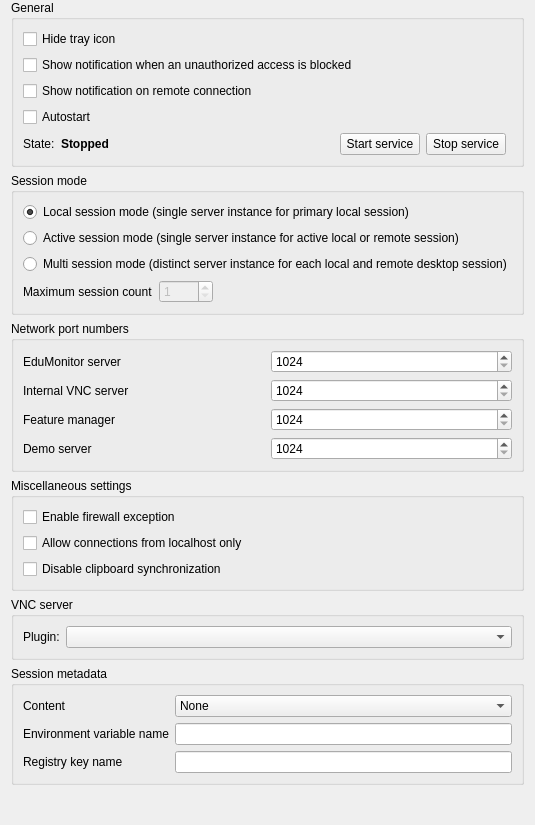
<?xml version="1.0" encoding="UTF-8"?>
<ui version="4.0">
 <class>ServiceConfigurationPage</class>
 <widget class="QWidget" name="ServiceConfigurationPage">
  <property name="windowTitle">
   <string notr="true">Form</string>
  </property>
  <layout class="QVBoxLayout" name="verticalLayout">
   <property name="topMargin">
    <number>0</number>
   </property>
   <property name="bottomMargin">
    <number>0</number>
   </property>
   <item>
    <widget class="QGroupBox" name="groupBox_3">
     <property name="title">
      <string>General</string>
     </property>
     <layout class="QGridLayout" name="gridLayout_12">
      <item row="1" column="0" colspan="2">
       <widget class="QCheckBox" name="failedAuthenticationNotificationsEnabled">
        <property name="text">
         <string>Show notification when an unauthorized access is blocked</string>
        </property>
       </widget>
      </item>
      <item row="2" column="0" colspan="2">
       <widget class="QCheckBox" name="remoteConnectionNotificationsEnabled">
        <property name="text">
         <string>Show notification on remote connection</string>
        </property>
       </widget>
      </item>
      <item row="0" column="0" colspan="2">
       <widget class="QCheckBox" name="isTrayIconHidden">
        <property name="text">
         <string>Hide tray icon</string>
        </property>
       </widget>
      </item>
      <item row="5" column="0">
       <widget class="QCheckBox" name="autostartService">
        <property name="text">
         <string>Autostart</string>
        </property>
       </widget>
      </item>
      <item row="6" column="0">
       <layout class="QHBoxLayout" name="horizontalLayout_3">
        <item>
         <widget class="QLabel" name="label_16">
          <property name="text">
           <string>State:</string>
          </property>
         </widget>
        </item>
        <item>
         <widget class="QLabel" name="serviceState">
          <property name="font">
           <font>
            <bold>true</bold>
           </font>
          </property>
          <property name="text">
           <string>Stopped</string>
          </property>
         </widget>
        </item>
        <item>
         <spacer name="horizontalSpacer_9">
          <property name="orientation">
           <enum>Qt::Orientation::Horizontal</enum>
          </property>
          <property name="sizeHint" stdset="0">
           <size>
            <width>40</width>
            <height>20</height>
           </size>
          </property>
         </spacer>
        </item>
        <item>
         <widget class="QPushButton" name="startService">
          <property name="text">
           <string>Start service</string>
          </property>
          <property name="icon">
            <iconset resource="../resources/configurator.qrc">
            <normaloff>:/configurator/style/icons/play.svg</normaloff>:/configurator/style/icons/play.svg</iconset>
          </property>
         </widget>
        </item>
        <item>
         <widget class="QPushButton" name="stopService">
          <property name="text">
           <string>Stop service</string>
          </property>
          <property name="icon">
            <iconset resource="../resources/configurator.qrc">
            <normaloff>:/configurator/style/icons/stop.svg</normaloff>:/configurator/style/icons/stop.svg</iconset>
          </property>
         </widget>
        </item>
       </layout>
      </item>
     </layout>
    </widget>
   </item>
   <item>
    <widget class="QGroupBox" name="groupBox">
     <property name="title">
      <string>Session mode</string>
     </property>
     <layout class="QVBoxLayout" name="verticalLayout_2">
      <item>
       <widget class="QRadioButton" name="localSessionModeEnabled">
        <property name="text">
         <string>Local session mode (single server instance for primary local session)</string>
        </property>
        <property name="checked">
         <bool>true</bool>
        </property>
        <attribute name="buttonGroup">
         <string notr="true">sessionModeButtonGroup</string>
        </attribute>
       </widget>
      </item>
      <item>
       <widget class="QRadioButton" name="activeSessionModeEnabled">
        <property name="toolTip">
         <string>Enable if a single EduMonitor Server instance should be launched for the currently active session, no matter if local or remote.</string>
        </property>
        <property name="text">
         <string>Active session mode (single server instance for active local or remote session)</string>
        </property>
        <attribute name="buttonGroup">
         <string notr="true">sessionModeButtonGroup</string>
        </attribute>
       </widget>
      </item>
      <item>
       <widget class="QRadioButton" name="multiSessionModeEnabled">
        <property name="toolTip">
         <string>Enabling this option will make the service launch a server process for every interactive session on a computer.
Typically this is required to support terminal servers.</string>
        </property>
        <property name="text">
         <string>Multi session mode (distinct server instance for each local and remote desktop session)</string>
        </property>
        <attribute name="buttonGroup">
         <string notr="true">sessionModeButtonGroup</string>
        </attribute>
       </widget>
      </item>
      <item>
       <layout class="QHBoxLayout" name="horizontalLayout_2">
        <item>
         <widget class="QLabel" name="label_2">
          <property name="text">
           <string>Maximum session count</string>
          </property>
         </widget>
        </item>
        <item>
         <widget class="QSpinBox" name="maximumSessionCount">
          <property name="enabled">
           <bool>false</bool>
          </property>
          <property name="minimum">
           <number>1</number>
          </property>
          <property name="maximum">
           <number>1000</number>
          </property>
         </widget>
        </item>
        <item>
         <spacer name="horizontalSpacer">
          <property name="orientation">
           <enum>Qt::Orientation::Horizontal</enum>
          </property>
          <property name="sizeHint" stdset="0">
           <size>
            <width>40</width>
            <height>20</height>
           </size>
          </property>
         </spacer>
        </item>
       </layout>
      </item>
     </layout>
    </widget>
   </item>
   <item>
    <widget class="QGroupBox" name="networkPortNumbersGroupBox">
     <property name="title">
      <string>Network port numbers</string>
     </property>
     <layout class="QGridLayout" name="gridLayout_11">
      <item row="3" column="0">
       <widget class="QLabel" name="label_13">
        <property name="text">
         <string>Demo server</string>
        </property>
       </widget>
      </item>
      <item row="1" column="0">
       <widget class="QLabel" name="label_15">
        <property name="text">
         <string>Internal VNC server</string>
        </property>
       </widget>
      </item>
      <item row="0" column="0">
       <widget class="QLabel" name="label_12">
        <property name="text">
         <string>EduMonitor server</string>
        </property>
       </widget>
      </item>
      <item row="3" column="1">
       <widget class="QSpinBox" name="demoServerPort">
        <property name="minimum">
         <number>1024</number>
        </property>
        <property name="maximum">
         <number>65535</number>
        </property>
       </widget>
      </item>
      <item row="0" column="1">
       <widget class="QSpinBox" name="veyonServerPort">
        <property name="minimum">
         <number>1024</number>
        </property>
        <property name="maximum">
         <number>65535</number>
        </property>
       </widget>
      </item>
      <item row="1" column="1">
       <widget class="QSpinBox" name="vncServerPort">
        <property name="minimum">
         <number>1024</number>
        </property>
        <property name="maximum">
         <number>65535</number>
        </property>
       </widget>
      </item>
      <item row="2" column="1">
       <widget class="QSpinBox" name="featureWorkerManagerPort">
        <property name="minimum">
         <number>1024</number>
        </property>
        <property name="maximum">
         <number>65535</number>
        </property>
       </widget>
      </item>
      <item row="2" column="0">
       <widget class="QLabel" name="label_14">
        <property name="text">
         <string>Feature manager</string>
        </property>
       </widget>
      </item>
     </layout>
    </widget>
   </item>
   <item>
    <widget class="QGroupBox" name="miscSettingsGroupBox">
     <property name="title">
      <string>Miscellaneous settings</string>
     </property>
     <layout class="QVBoxLayout" name="verticalLayout_3">
      <item>
       <widget class="QCheckBox" name="isFirewallExceptionEnabled">
        <property name="text">
         <string>Enable firewall exception</string>
        </property>
       </widget>
      </item>
      <item>
       <widget class="QCheckBox" name="localConnectOnly">
        <property name="text">
         <string>Allow connections from localhost only</string>
        </property>
       </widget>
      </item>
      <item>
       <widget class="QCheckBox" name="clipboardSynchronizationDisabled">
        <property name="text">
         <string>Disable clipboard synchronization</string>
        </property>
       </widget>
      </item>
     </layout>
    </widget>
   </item>
   <item>
    <widget class="QGroupBox" name="vncServerGroupBox">
     <property name="title">
      <string>VNC server</string>
     </property>
     <layout class="QVBoxLayout" name="vncServerGroupBoxLayout">
      <item>
       <layout class="QHBoxLayout" name="horizontalLayout">
        <item>
         <widget class="QLabel" name="label">
          <property name="text">
           <string>Plugin:</string>
          </property>
         </widget>
        </item>
        <item>
         <widget class="QComboBox" name="vncServerPlugin">
          <property name="sizePolicy">
           <sizepolicy hsizetype="MinimumExpanding" vsizetype="Fixed">
            <horstretch>0</horstretch>
            <verstretch>0</verstretch>
           </sizepolicy>
          </property>
         </widget>
        </item>
       </layout>
      </item>
     </layout>
    </widget>
   </item>
   <item>
    <widget class="QGroupBox" name="sessionMetaDataGroupBox">
     <property name="title">
      <string>Session metadata</string>
     </property>
     <layout class="QFormLayout" name="formLayout">
      <item row="0" column="0">
       <widget class="QLabel" name="sessionMetaDataContentLabel">
        <property name="text">
         <string>Content</string>
        </property>
       </widget>
      </item>
      <item row="0" column="1">
       <widget class="QComboBox" name="sessionMetaDataContent">
        <property name="sizePolicy">
         <sizepolicy hsizetype="MinimumExpanding" vsizetype="Fixed">
          <horstretch>0</horstretch>
          <verstretch>0</verstretch>
         </sizepolicy>
        </property>
        <item>
         <property name="text">
          <string>None</string>
         </property>
        </item>
        <item>
         <property name="text">
          <string>Value of an environment variable</string>
         </property>
        </item>
        <item>
         <property name="text">
          <string>Value of a registry key</string>
         </property>
        </item>
       </widget>
      </item>
      <item row="1" column="0">
       <widget class="QLabel" name="sessionMetaDataEnvironmentVariableLabel">
        <property name="text">
         <string>Environment variable name</string>
        </property>
       </widget>
      </item>
      <item row="1" column="1">
       <widget class="QLineEdit" name="sessionMetaDataEnvironmentVariable"/>
      </item>
      <item row="2" column="0">
       <widget class="QLabel" name="sessionMetaDataRegistryKeyLabel">
        <property name="text">
         <string>Registry key name</string>
        </property>
       </widget>
      </item>
      <item row="2" column="1">
       <widget class="QLineEdit" name="sessionMetaDataRegistryKey">
        <property name="toolTip">
         <string>Optionally enter a regular expression with a capture to extract a part of the computer name and use it as the display name for the computer.

Example: [^-]*-(PC[0-9]*)</string>
        </property>
       </widget>
      </item>
     </layout>
    </widget>
   </item>
   <item>
    <spacer name="verticalSpacer">
     <property name="orientation">
      <enum>Qt::Orientation::Vertical</enum>
     </property>
     <property name="sizeHint" stdset="0">
      <size>
       <width>20</width>
       <height>40</height>
      </size>
     </property>
    </spacer>
   </item>
  </layout>
 </widget>
 <tabstops>
  <tabstop>isTrayIconHidden</tabstop>
  <tabstop>failedAuthenticationNotificationsEnabled</tabstop>
  <tabstop>remoteConnectionNotificationsEnabled</tabstop>
  <tabstop>autostartService</tabstop>
  <tabstop>startService</tabstop>
  <tabstop>stopService</tabstop>
  <tabstop>localSessionModeEnabled</tabstop>
  <tabstop>activeSessionModeEnabled</tabstop>
  <tabstop>multiSessionModeEnabled</tabstop>
  <tabstop>maximumSessionCount</tabstop>
  <tabstop>veyonServerPort</tabstop>
  <tabstop>vncServerPort</tabstop>
  <tabstop>featureWorkerManagerPort</tabstop>
  <tabstop>demoServerPort</tabstop>
  <tabstop>isFirewallExceptionEnabled</tabstop>
  <tabstop>localConnectOnly</tabstop>
  <tabstop>clipboardSynchronizationDisabled</tabstop>
  <tabstop>vncServerPlugin</tabstop>
  <tabstop>sessionMetaDataContent</tabstop>
  <tabstop>sessionMetaDataEnvironmentVariable</tabstop>
  <tabstop>sessionMetaDataRegistryKey</tabstop>
 </tabstops>
 <resources>
  <include location="../resources/configurator.qrc"/>
  <include location="../../core/resources/core.qrc"/>
 </resources>
 <connections>
  <connection>
   <sender>vncServerPlugin</sender>
   <signal>currentIndexChanged(int)</signal>
   <receiver>ServiceConfigurationPage</receiver>
   <slot>updateVncServerPluginConfigurationWidget()</slot>
   <hints>
    <hint type="sourcelabel">
     <x>381</x>
     <y>703</y>
    </hint>
    <hint type="destinationlabel">
     <x>340</x>
     <y>484</y>
    </hint>
   </hints>
  </connection>
  <connection>
   <sender>startService</sender>
   <signal>clicked()</signal>
   <receiver>ServiceConfigurationPage</receiver>
   <slot>startService()</slot>
   <hints>
    <hint type="sourcelabel">
     <x>230</x>
     <y>118</y>
    </hint>
    <hint type="destinationlabel">
     <x>207</x>
     <y>234</y>
    </hint>
   </hints>
  </connection>
  <connection>
   <sender>stopService</sender>
   <signal>clicked()</signal>
   <receiver>ServiceConfigurationPage</receiver>
   <slot>stopService()</slot>
   <hints>
    <hint type="sourcelabel">
     <x>342</x>
     <y>118</y>
    </hint>
    <hint type="destinationlabel">
     <x>207</x>
     <y>234</y>
    </hint>
   </hints>
  </connection>
  <connection>
   <sender>multiSessionModeEnabled</sender>
   <signal>toggled(bool)</signal>
   <receiver>maximumSessionCount</receiver>
   <slot>setEnabled(bool)</slot>
   <hints>
    <hint type="sourcelabel">
     <x>320</x>
     <y>371</y>
    </hint>
    <hint type="destinationlabel">
     <x>295</x>
     <y>415</y>
    </hint>
   </hints>
  </connection>
 </connections>
 <slots>
  <slot>updateVncServerPluginConfigurationWidget()</slot>
  <slot>startService()</slot>
  <slot>stopService()</slot>
 </slots>
 <buttongroups>
  <buttongroup name="sessionModeButtonGroup"/>
 </buttongroups>
</ui>
